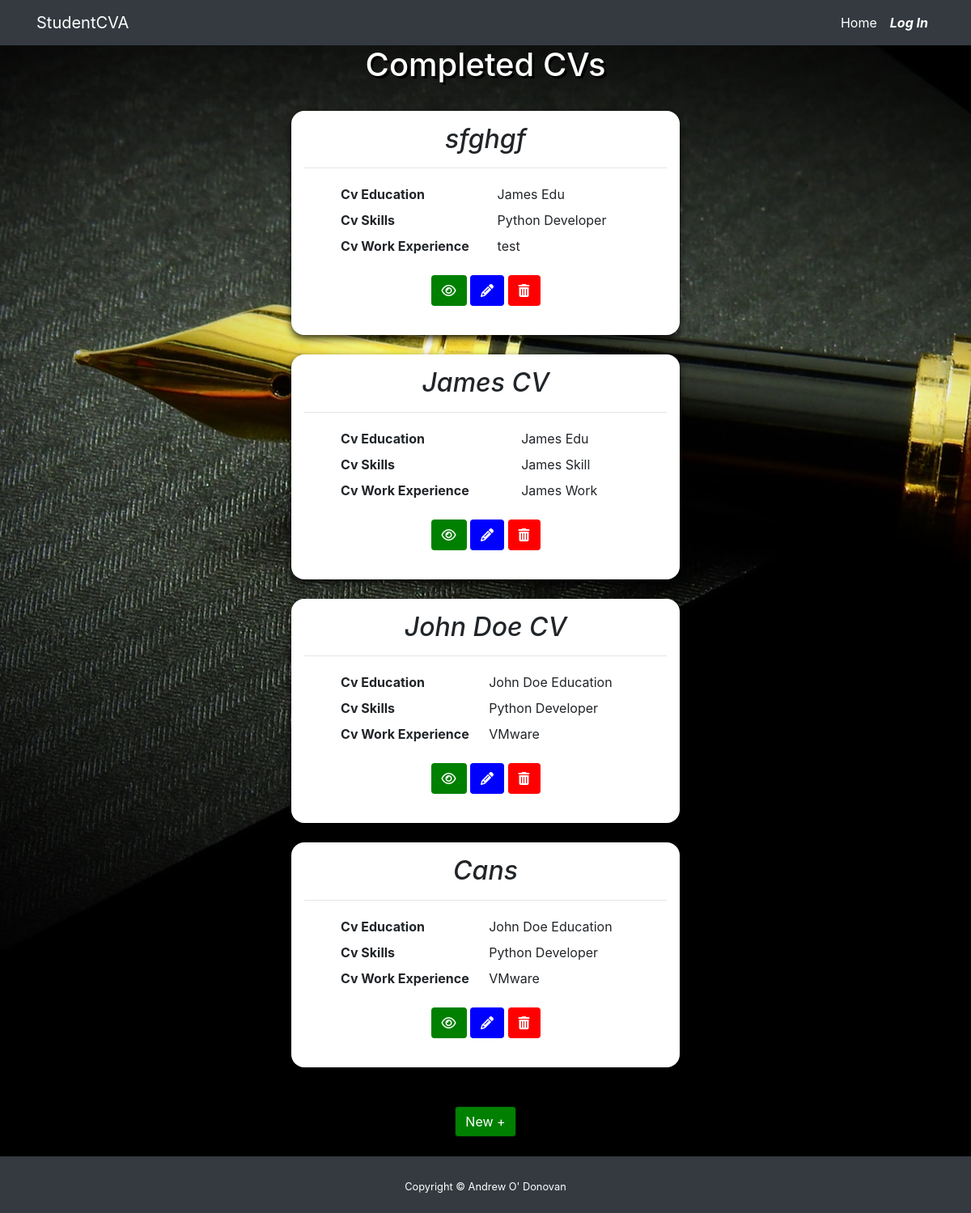
The app's page /cv/ with its own data.
### pages/models.py (models this page shows, shortened)
class Cv(models.Model):
    CvName = models.CharField(verbose_name=_('CvName'), max_length=100, default=None)
    user = models.ForeignKey(
        CustomUser,
        on_delete=models.CASCADE,
    )
    CvEducation = models.ForeignKey(Education, on_delete=models.CASCADE)
    CvSkills = models.ForeignKey(Skills, on_delete=models.CASCADE)
    CvWorkExperience = models.ForeignKey(WorkExperience, on_delete=models.CASCADE)

class Education(models.Model):
    user = models.ForeignKey(CustomUser, on_delete=models.CASCADE, related_name='EducationUser')
    EducationInstitutionName = models.CharField(verbose_name=_('Institution Name'), max_length=100, default=None)
    EducationLevel = models.CharField(verbose_name=_('Education Level'), choices=EDUCATIONLEVEL, max_length=100, default=None)
    EducationStartDate = models.DateField(verbose_name=_('Education Start Date'), default=None)
    EducationEndDate = models.DateField(verbose_name=_('Education End Date'), default=None)
    EducationCaoCode = models.CharField(choices=CAO_CODE, max_length=100, default=None)
    EducationDesc = models.CharField(verbose_name=_('Education Description'), max_length=250, default=None)
    def __str__(self):
        return self.EducationInstitutionName

class Skills(models.Model):
    user = models.ForeignKey(CustomUser, on_delete=models.CASCADE, related_name='SkillsUser')
    SkillsName = models.CharField(verbose_name=_('Skill Name'), max_length=100, default=None)
    SkillsDesc = models.CharField(verbose_name=_('Skill Description'), max_length=250, default=None)
    def __str__(self):
        return self.SkillsName

class WorkExperience(models.Model):
    user = models.ForeignKey(CustomUser, on_delete=models.CASCADE, related_name='WorkExperienceUser')
    EmployerName = models.CharField(verbose_name=_('Employer'), max_length=100, default=None)
    EmployerStartDate = models.DateField(verbose_name=_('Employer Start Date'), default=None)
    EmployerEndDate = models.DateField(verbose_name=_('Employer End Date'), default=None)
    EmployerDesc = models.CharField(verbose_name=_('Employer Description'), max_length=250, default=None)
    def __str__(self):
        return self.EmployerName

### cv/views.py (the view)
# urls.py: path('', views.CvList.as_view(), name='Cv_list'),
class CvList(ListView):
    model = Cv
    fields = ['CvName', 'CvEducation', 'CvSkills', 'CvWorkExperience']
    success_url = reverse_lazy('Cv_list')
    def get_queryset(self):
        user_ids = CustomUser.objects.filter(username=self.request.user).values_list('id', flat=True)
        if user_ids:
            for uid in user_ids:
                return Cv.objects.filter(user__id=uid)
        else:
            return Cv.objects.all()

### templates/pages/Cv_list.html (shortened to what this page needs)
{% extends 'base.html' %}
{% block content %}
    <div class="CvContent">
    <h1 class="text-center cv-h1">Completed CVs</h1>
        <hr />
        {% for Cv in object_list %}
        <div class="CvTable">
            <h2 class="text-center font-italic">{{ Cv.CvName }}</h2>
            <hr />
            <table>
                <tr>
                    <th>Cv Education</th>
                    <td>{{ Cv.CvEducation }}</td>
                </tr>
                <tr>
                    <th>Cv Skills</th>
                    <td>{{ Cv.CvSkills }}</td>
                </tr>
                <tr>
                     <th>Cv Work Experience</th>
                    <td>{{ Cv.CvWorkExperience }}</td>
                </tr>
                <tr>
                     <td colspan="2">
                        <div class="form-button-container">
                            <a class="form-button btn" id="view" href="{% url "Cv_view" Cv.id %}"><i class="fa fa-eye" aria-hidden="true"></i></a>
                            <a class="form-button btn" id="edit" href="{% url "Cv_edit" Cv.id %}"><i class="fa fa-pencil" aria-hidden="true"></i></a>
                            <a class="form-button btn" id="delete" href="{% url "Cv_delete" Cv.id %}"><i class="fa fa-trash" aria-hidden="true"></i></a>
                        </div>
                    </td>
                </tr>
            </table>
        </div>
            <br />
            {% endfor %}
            <br />
            <div class="text-center"><a class="add-new btn" id="add-new" href="{% url 'Cv_new' %}">New +</a></div>
        <br />
    </div>
{% endblock %}

### records on screen
Cv: CvName "sfghgf", CvEducation "James Edu", CvSkills "Python Developer", CvWorkExperience "test"
Cv: CvName "James CV", CvEducation "James Edu", CvSkills "James Skill", CvWorkExperience "James Work"
Cv: CvName "John Doe CV", CvEducation "John Doe Education", CvSkills "Python Developer", CvWorkExperience "VMware"
Cv: CvName "Cans", CvEducation "John Doe Education", CvSkills "Python Developer", CvWorkExperience "VMware"
